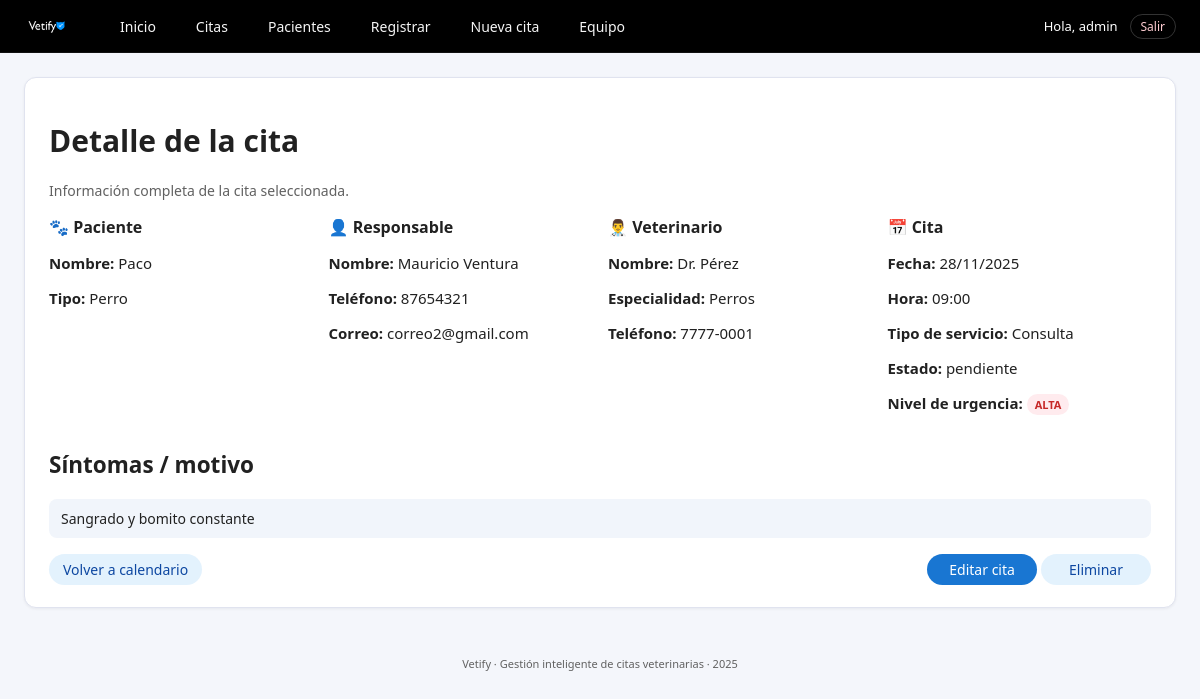
Screenshot of /cita/2 (signed in) with the database file from the repository.
### tables this page shows
CREATE TABLE mascotas (
        id INTEGER PRIMARY KEY AUTOINCREMENT,
        nombre TEXT NOT NULL,
        tipo TEXT NOT NULL,
        raza TEXT,
        edad INTEGER,
        peso REAL,
        dueno_id INTEGER NOT NULL, fecha_registro TEXT,
        FOREIGN KEY (dueno_id) REFERENCES duenos(id)
    );

CREATE TABLE duenos (
        id INTEGER PRIMARY KEY AUTOINCREMENT,
        nombre TEXT NOT NULL,
        telefono TEXT NOT NULL,
        correo TEXT NOT NULL
    );

CREATE TABLE veterinarios (
        id INTEGER PRIMARY KEY AUTOINCREMENT,
        nombre TEXT NOT NULL,
        especialidad TEXT NOT NULL,
        telefono TEXT NOT NULL
    );

CREATE TABLE citas (
        id INTEGER PRIMARY KEY AUTOINCREMENT,
        mascota_id INTEGER NOT NULL,
        vet_id INTEGER NOT NULL,
        fecha_hora TEXT NOT NULL,
        tipo_servicio TEXT NOT NULL,
        sintomas TEXT,
        urgencia TEXT,
        estado TEXT NOT NULL DEFAULT 'pendiente',
        FOREIGN KEY (mascota_id) REFERENCES mascotas(id),
        FOREIGN KEY (vet_id) REFERENCES veterinarios(id)
    );

### app.py (the view)
@app.route("/cita/<int:cita_id>")
@login_required
def cita_detalle(cita_id: int):
    cita = obtener_cita_por_id(cita_id)
    if not cita:
        flash("La cita seleccionada no existe.", "error")
        return redirect(url_for("citas"))
    return render_template("cita_detalle.html", cita=cita)

### app.py (called while the page is built)
def login_required(f):
    @wraps(f)
    def decorated_function(*args, **kwargs):
        if 'user_id' not in session:
            flash("Debes iniciar sesión para acceder.", "error")
            return redirect(url_for('login'))
        return f(*args, **kwargs)
    return decorated_function

### db.py (called while the page is built)
def get_connection():
    conn = sqlite3.connect(DB_NAME)
    conn.row_factory = sqlite3.Row
    return conn

### services.py (called while the page is built)
def obtener_cita_por_id(cita_id: int):
    conn = get_connection()
    cur = conn.cursor()
    cur.execute("""
        SELECT c.id,
               c.fecha_hora,
               c.tipo_servicio,
               c.urgencia,
               c.sintomas,
               c.estado,
               m.nombre AS mascota,
               m.tipo   AS tipo_mascota,
               d.nombre AS dueno,
               d.telefono AS dueno_telefono,
               d.correo   AS dueno_correo,
               v.nombre   AS vet,
               v.especialidad AS vet_especialidad,
               v.telefono     AS vet_telefono
        FROM citas c
        JOIN mascotas m ON c.mascota_id = m.id
        JOIN duenos d   ON m.dueno_id = d.id
        JOIN veterinarios v ON c.vet_id = v.id
        WHERE c.id = ?;
    """, (cita_id,))
    fila = cur.fetchone()
    conn.close()
    return fila

### templates/cita_detalle.html (shortened to what this page needs)
{% extends "base.html" %}
{% block content %}
<div class="card">
    <h1>Detalle de la cita</h1>
    <p class="form-sub">
        Información completa de la cita seleccionada.
    </p>
    <div class="detalle-grid">
        <section>
            <h2>🐾 Paciente</h2>
            <p><strong>Nombre:</strong> {{ cita['mascota'] }}</p>
            <p><strong>Tipo:</strong> {{ cita['tipo_mascota'] }}</p>
        </section>
        <section>
            <h2>👤 Responsable</h2>
            <p><strong>Nombre:</strong> {{ cita['dueno'] }}</p>
            <p><strong>Teléfono:</strong> {{ cita['dueno_telefono'] }}</p>
            <p><strong>Correo:</strong> {{ cita['dueno_correo'] }}</p>
        </section>
        <section>
            <h2>👨‍⚕️ Veterinario</h2>
            <p><strong>Nombre:</strong> {{ cita['vet'] }}</p>
            <p><strong>Especialidad:</strong> {{ cita['vet_especialidad'] }}</p>
            <p><strong>Teléfono:</strong> {{ cita['vet_telefono'] }}</p>
        </section>
        <section>
            <h2>📅 Cita</h2>
            {% set dt = cita['fecha_hora'] %}
            <p><strong>Fecha:</strong> {{ dt[8:10] }}/{{ dt[5:7] }}/{{ dt[0:4] }}</p>
            <p><strong>Hora:</strong> {{ dt[11:16] }}</p>
            <p><strong>Tipo de servicio:</strong> {{ cita['tipo_servicio'] }}</p>
            <p><strong>Estado:</strong> {{ cita['estado'] }}</p>
            <p>
                <strong>Nivel de urgencia:</strong>
                {% set urg = (cita['urgencia'] or '').lower() %}
                {% if urg == 'alta' %}
                    <span class="urg-tag urg-alta">ALTA</span>
                {% elif urg == 'media' %}
                    <span class="urg-tag urg-media">MEDIA</span>
                {% elif urg == 'baja' %}
                    <span class="urg-tag urg-baja">BAJA</span>
                {% else %}
                    <span class="urg-tag">N/A</span>
                {% endif %}
            </p>
        </section>
    </div>
    <div class="detalle-sintomas">
        <h2>Síntomas / motivo</h2>
        <div class="texto-sintomas">
            {% if cita['sintomas'] %}
                {{ cita['sintomas'] }}
            {% else %}
                <span class="symptoms-empty">Sin descripción registrada.</span>
            {% endif %}
        </div>
    </div>
    <div class="form-actions" style="margin-top: 16px; justify-content: space-between;">
        <div>
            <a href="{{ url_for('citas') }}" class="btn btn-secondary">Volver a calendario</a>
        </div>
        <div>
            <a href="{{ url_for('cita_editar', cita_id=cita['id']) }}" class="btn btn-primary">Editar cita</a>
            <form action="{{ url_for('cita_eliminar', cita_id=cita['id']) }}"
                  method="post"
                  style="display:inline;"
                  onsubmit="return confirm('¿Seguro que deseas eliminar esta cita?');">
                <button type="submit" class="btn btn-secondary">Eliminar</button>
            </form>
        </div>
    </div>
</div>
{% endblock %}

### static/css/styles.css (style rules this page uses)
:root { --primary: #1976D2; --primary-dark: #0D47A1; --accent: #FFC107; --bg: #F4F6FB; --card-bg: #FFFFFF; --text-main: #212121; --text-soft: #616161; --border-soft: #E0E3EF; --danger: #C62828; --warning: #F9A825; --success: #2E7D32; }
* { box-sizing: border-box; font-family: "Segoe UI", system-ui, sans-serif; }
body { margin: 0; background: var(--bg); color: var(--text-main); font-size: 15px; }
.card { background: var(--card-bg); border-radius: 12px; border: 1px solid var(--border-soft); padding: 22px 24px; box-shadow: 0 1px 3px rgba(15, 23, 42, 0.06); }
.btn { display: inline-flex; align-items: center; justify-content: center; font-size: 14px; padding: 6px 14px; border-radius: 999px; border: none; cursor: pointer; text-decoration: none; text-align: center; min-width: 110px; height: auto; font-weight: 500; }
.btn-primary { background: var(--primary); color: #FFFFFF; }
.btn-secondary { background: #E3F2FD; color: var(--primary-dark); }
.form-sub { font-size: 14px; color: var(--text-soft); margin-bottom: 16px; }
.form-actions { grid-column: 1 / -1; margin-top: 18px; display: flex; justify-content: flex-end; align-items: center; gap: 10px; }
.urg-tag { display: inline-block; padding: 3px 8px; border-radius: 999px; font-size: 11px; font-weight: 600; }
.urg-alta { background: #FFEBEE; color: var(--danger); }
.detalle-grid { display: grid; grid-template-columns: repeat(auto-fit, minmax(220px, 1fr)); gap: 16px; margin-top: 10px; margin-bottom: 16px; }
.detalle-grid section h2 { margin-top: 0; margin-bottom: 6px; font-size: 16px; }
.detalle-sintomas { margin-top: 10px; }
.texto-sintomas { font-size: 14px; line-height: 1.4; color: var(--text-main); background: #F1F5FB; padding: 10px 12px; border-radius: 8px; }

### rows the page displays
mascotas: mascota "Paco", tipo_mascota "Perro"
duenos: dueno "Mauricio Ventura", dueno_telefono "87654321", dueno_correo "correo2@gmail.com"
veterinarios: vet "Dr. Pérez", vet_especialidad "Perros", vet_telefono "7777-0001"
citas: fecha_hora "28", fecha_hora "11", fecha_hora "2025", fecha_hora "09:00", tipo_servicio "Consulta", estado "pendiente", sintomas "Sangrado y bomito constante"

### other values shown
{{ session.get('username') }} "admin"
